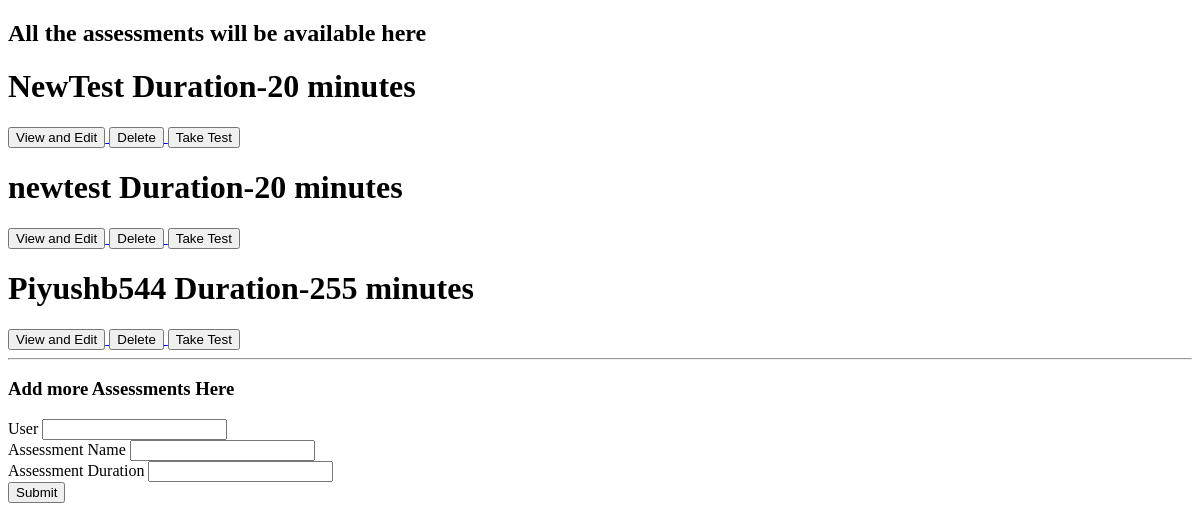
/assessments/, run on an earlier commit of the app's database.
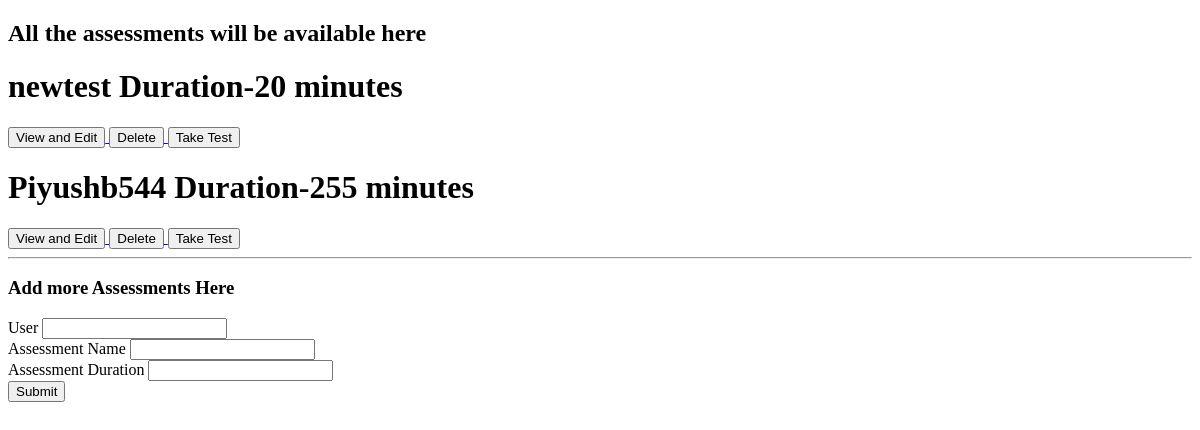
And on a later commit of the database.
### quiz/models.py (models this page shows)
class Assessment(models.Model):
    user = models.ForeignKey(User, null = False, on_delete = models.CASCADE)
    name = models.CharField(max_length = 255, default="Exam")
    duration = models.IntegerField()
    time = models.DateTimeField(auto_now_add=True)
    def __str__(self):
        return(self.name)

### quiz/views.py (the view, shortened to what this page needs)
# urls.py: path('assessments/', assessments , name="home"),
def assessments(request):
    exams = Assessment.objects.all()
    return render(request, 'assessments.html', {'exams':exams})

### quiz/templates/assessments.html (shortened to what this page needs)
{% extends 'base.html' %} {% block content %}
<h2>All the assessments will be available here</h2>
{% for exam in exams %}
<h1>
  <span> {{exam}} Duration-{{exam.duration}} minutes </span>
</h1>
<a href="./view/{{exam}}">
  <button>View and Edit</button>
</a>
<a href="./delete/{{exam.id}}">
  <button>Delete</button>
</a>
<a href="./test/{{exam.id}}/">
  <button>Take Test</button>
</a>
{% endfor %}
<hr />
<div>
  <h3>Add more Assessments Here</h3>
  <form method="POST" action= '{% url 'home' %}'>
    <div class="mb-3">
      <label class="form-label">User</label>
      <input type="text" class="form-control" name = "user"/>
    </div>
    <div class="mb-3">
      <label class="form-label">Assessment Name</label>
      <input type="text" class="form-control" name="name" />
    </div>
    <div class="mb-3">
      <label class="form-label">Assessment Duration</label>
      <input type="number" class="form-control" name="duration" />
    </div>
    <button type="submit" class="btn btn-primary">Submit</button>
  </form>
</div>
{% endblock content %}

What changed in the data, as far as the page shows it:
removed Assessment: name "NewTest", duration "20"
